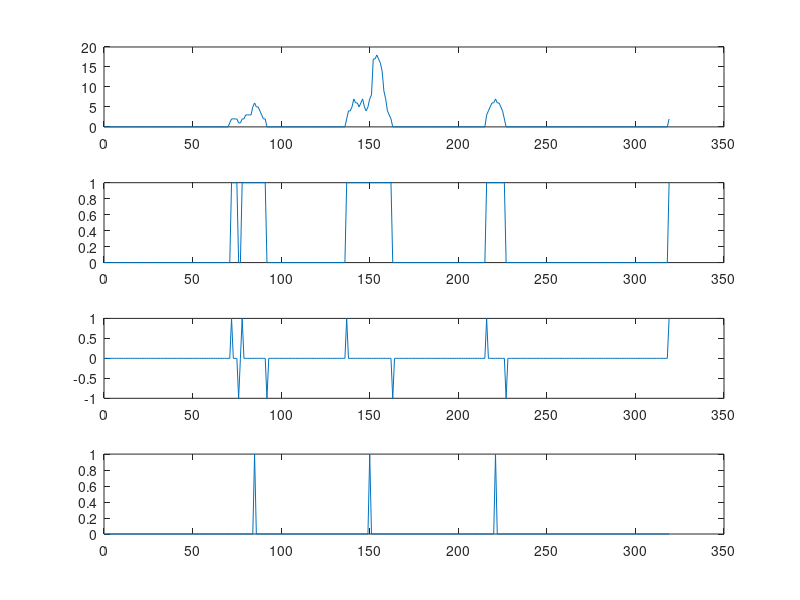

Source code (MATLAB):



v_sum = [0, 0, 0, 0, 0, 0, 0, 0, 0, 0, 0, 0, 0, 0, 0, 0, 0, 0, 0, 0, 0, 0, 0, 0, 0, 0, 0, 0, 0, 0, 0, 0, 0, 0, 0, 0, 0, 0, 0, 0, 0, 0, 0, 0, 0, 0, 0, 0, 0, 0, 0, 0, 0, 0, 0, 0, 0, 0, 0, 0, 0, 0, 0, 0, 0, 0, 0, 0, 0, 0, 0, 1, 2, 2, 2, 2, 1, 1, 2, 2, 3, 3, 3, 3, 5, 6, 5, 5, 4, 3, 2, 2, 0, 0, 0, 0, 0, 0, 0, 0, 0, 0, 0, 0, 0, 0, 0, 0, 0, 0, 0, 0, 0, 0, 0, 0, 0, 0, 0, 0, 0, 0, 0, 0, 0, 0, 0, 0, 0, 0, 0, 0, 0, 0, 0, 0, 0, 2, 4, 4, 5, 7, 6, 6, 5, 6, 7, 5, 4, 5, 7, 8, 17, 17, 18, 17, 16, 14, 9, 7, 4, 3, 2, 0, 0, 0, 0, 0, 0, 0, 0, 0, 0, 0, 0, 0, 0, 0, 0, 0, 0, 0, 0, 0, 0, 0, 0, 0, 0, 0, 0, 0, 0, 0, 0, 0, 0, 0, 0, 0, 0, 0, 0, 0, 0, 0, 0, 0, 0, 0, 0, 0, 0, 0, 0, 0, 3, 4, 5, 6, 6, 7, 6, 6, 5, 4, 2, 0, 0, 0, 0, 0, 0, 0, 0, 0, 0, 0, 0, 0, 0, 0, 0, 0, 0, 0, 0, 0, 0, 0, 0, 0, 0, 0, 0, 0, 0, 0, 0, 0, 0, 0, 0, 0, 0, 0, 0, 0, 0, 0, 0, 0, 0, 0, 0, 0, 0, 0, 0, 0, 0, 0, 0, 0, 0, 0, 0, 0, 0, 0, 0, 0, 0, 0, 0, 0, 0, 0, 0, 0, 0, 0, 0, 0, 0, 0, 0, 0, 0, 0, 0, 0, 0, 0, 0, 0, 0, 0, 0, 2];

v_thresh = [0, 0, 0, 0, 0, 0, 0, 0, 0, 0, 0, 0, 0, 0, 0, 0, 0, 0, 0, 0, 0, 0, 0, 0, 0, 0, 0, 0, 0, 0, 0, 0, 0, 0, 0, 0, 0, 0, 0, 0, 0, 0, 0, 0, 0, 0, 0, 0, 0, 0, 0, 0, 0, 0, 0, 0, 0, 0, 0, 0, 0, 0, 0, 0, 0, 0, 0, 0, 0, 0, 0, 0, 1, 1, 1, 1, 0, 0, 1, 1, 1, 1, 1, 1, 1, 1, 1, 1, 1, 1, 1, 1, 0, 0, 0, 0, 0, 0, 0, 0, 0, 0, 0, 0, 0, 0, 0, 0, 0, 0, 0, 0, 0, 0, 0, 0, 0, 0, 0, 0, 0, 0, 0, 0, 0, 0, 0, 0, 0, 0, 0, 0, 0, 0, 0, 0, 0, 1, 1, 1, 1, 1, 1, 1, 1, 1, 1, 1, 1, 1, 1, 1, 1, 1, 1, 1, 1, 1, 1, 1, 1, 1, 1, 0, 0, 0, 0, 0, 0, 0, 0, 0, 0, 0, 0, 0, 0, 0, 0, 0, 0, 0, 0, 0, 0, 0, 0, 0, 0, 0, 0, 0, 0, 0, 0, 0, 0, 0, 0, 0, 0, 0, 0, 0, 0, 0, 0, 0, 0, 0, 0, 0, 0, 0, 0, 0, 1, 1, 1, 1, 1, 1, 1, 1, 1, 1, 1, 0, 0, 0, 0, 0, 0, 0, 0, 0, 0, 0, 0, 0, 0, 0, 0, 0, 0, 0, 0, 0, 0, 0, 0, 0, 0, 0, 0, 0, 0, 0, 0, 0, 0, 0, 0, 0, 0, 0, 0, 0, 0, 0, 0, 0, 0, 0, 0, 0, 0, 0, 0, 0, 0, 0, 0, 0, 0, 0, 0, 0, 0, 0, 0, 0, 0, 0, 0, 0, 0, 0, 0, 0, 0, 0, 0, 0, 0, 0, 0, 0, 0, 0, 0, 0, 0, 0, 0, 0, 0, 0, 0, 1];

v_diff = [0, 0, 0, 0, 0, 0, 0, 0, 0, 0, 0, 0, 0, 0, 0, 0, 0, 0, 0, 0, 0, 0, 0, 0, 0, 0, 0, 0, 0, 0, 0, 0, 0, 0, 0, 0, 0, 0, 0, 0, 0, 0, 0, 0, 0, 0, 0, 0, 0, 0, 0, 0, 0, 0, 0, 0, 0, 0, 0, 0, 0, 0, 0, 0, 0, 0, 0, 0, 0, 0, 0, 0, 1, 0, 0, 0, -1, 0, 1, 0, 0, 0, 0, 0, 0, 0, 0, 0, 0, 0, 0, 0, -1, 0, 0, 0, 0, 0, 0, 0, 0, 0, 0, 0, 0, 0, 0, 0, 0, 0, 0, 0, 0, 0, 0, 0, 0, 0, 0, 0, 0, 0, 0, 0, 0, 0, 0, 0, 0, 0, 0, 0, 0, 0, 0, 0, 0, 1, 0, 0, 0, 0, 0, 0, 0, 0, 0, 0, 0, 0, 0, 0, 0, 0, 0, 0, 0, 0, 0, 0, 0, 0, 0, -1, 0, 0, 0, 0, 0, 0, 0, 0, 0, 0, 0, 0, 0, 0, 0, 0, 0, 0, 0, 0, 0, 0, 0, 0, 0, 0, 0, 0, 0, 0, 0, 0, 0, 0, 0, 0, 0, 0, 0, 0, 0, 0, 0, 0, 0, 0, 0, 0, 0, 0, 0, 0, 1, 0, 0, 0, 0, 0, 0, 0, 0, 0, 0, -1, 0, 0, 0, 0, 0, 0, 0, 0, 0, 0, 0, 0, 0, 0, 0, 0, 0, 0, 0, 0, 0, 0, 0, 0, 0, 0, 0, 0, 0, 0, 0, 0, 0, 0, 0, 0, 0, 0, 0, 0, 0, 0, 0, 0, 0, 0, 0, 0, 0, 0, 0, 0, 0, 0, 0, 0, 0, 0, 0, 0, 0, 0, 0, 0, 0, 0, 0, 0, 0, 0, 0, 0, 0, 0, 0, 0, 0, 0, 0, 0, 0, 0, 0, 0, 0, 0, 0, 0, 0, 0, 0, 1];

v_mid = [0, 0, 0, 0, 0, 0, 0, 0, 0, 0, 0, 0, 0, 0, 0, 0, 0, 0, 0, 0, 0, 0, 0, 0, 0, 0, 0, 0, 0, 0, 0, 0, 0, 0, 0, 0, 0, 0, 0, 0, 0, 0, 0, 0, 0, 0, 0, 0, 0, 0, 0, 0, 0, 0, 0, 0, 0, 0, 0, 0, 0, 0, 0, 0, 0, 0, 0, 0, 0, 0, 0, 0, 0, 0, 0, 0, 0, 0, 0, 0, 0, 0, 0, 0, 0, 1, 0, 0, 0, 0, 0, 0, 0, 0, 0, 0, 0, 0, 0, 0, 0, 0, 0, 0, 0, 0, 0, 0, 0, 0, 0, 0, 0, 0, 0, 0, 0, 0, 0, 0, 0, 0, 0, 0, 0, 0, 0, 0, 0, 0, 0, 0, 0, 0, 0, 0, 0, 0, 0, 0, 0, 0, 0, 0, 0, 0, 0, 0, 0, 0, 1, 0, 0, 0, 0, 0, 0, 0, 0, 0, 0, 0, 0, 0, 0, 0, 0, 0, 0, 0, 0, 0, 0, 0, 0, 0, 0, 0, 0, 0, 0, 0, 0, 0, 0, 0, 0, 0, 0, 0, 0, 0, 0, 0, 0, 0, 0, 0, 0, 0, 0, 0, 0, 0, 0, 0, 0, 0, 0, 0, 0, 0, 0, 0, 0, 0, 0, 0, 0, 0, 0, 1, 0, 0, 0, 0, 0, 0, 0, 0, 0, 0, 0, 0, 0, 0, 0, 0, 0, 0, 0, 0, 0, 0, 0, 0, 0, 0, 0, 0, 0, 0, 0, 0, 0, 0, 0, 0, 0, 0, 0, 0, 0, 0, 0, 0, 0, 0, 0, 0, 0, 0, 0, 0, 0, 0, 0, 0, 0, 0, 0, 0, 0, 0, 0, 0, 0, 0, 0, 0, 0, 0, 0, 0, 0, 0, 0, 0, 0, 0, 0, 0, 0, 0, 0, 0, 0, 0, 0, 0, 0, 0, 0, 0, 0, 0, 0, 0, 0, 0];

x = [0:length(v_sum)-1]

subplot(4, 1, 1); plot(x, v_sum);
subplot(4, 1, 2); plot(x, v_thresh);
subplot(4, 1, 3); plot(x, v_diff);
subplot(4, 1, 4); plot(x, v_mid);

saveas(gcf, '../img/5_image_plots_4.jpg')

pause;
